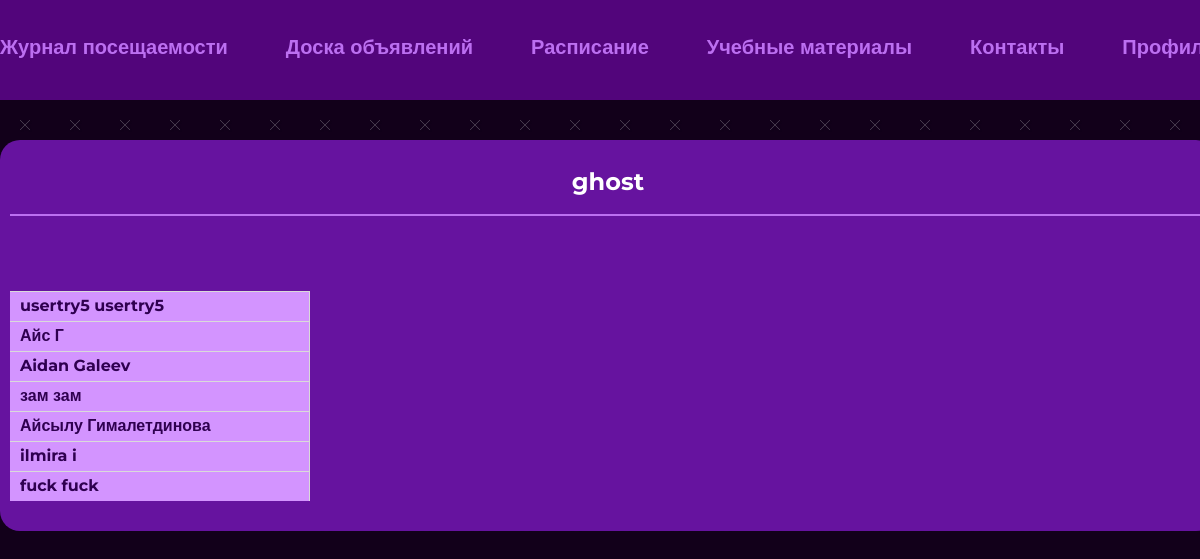
Before: /lesson (signed in) with the older database file.
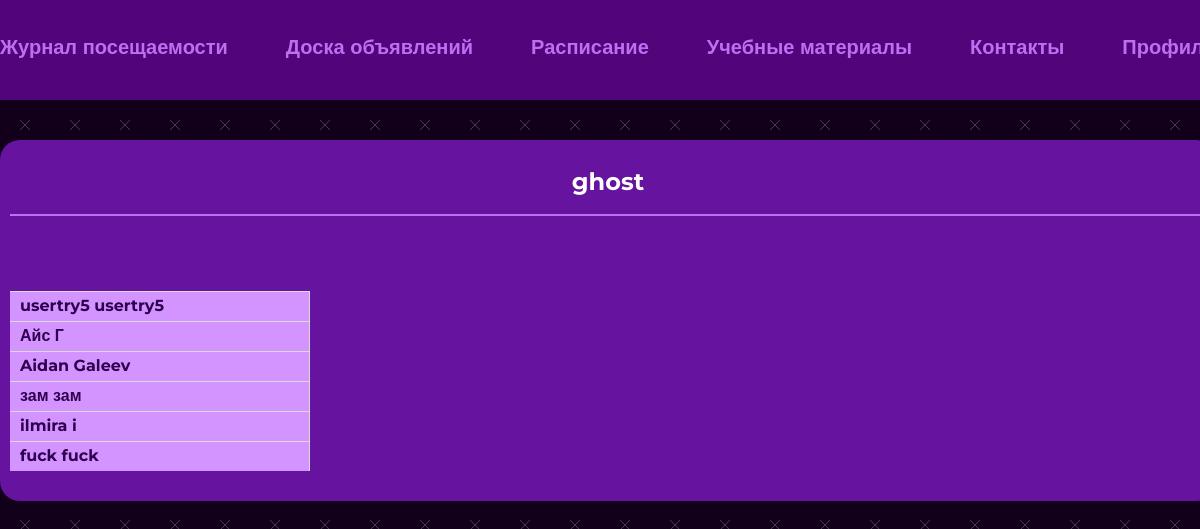
After: the same page with the newer database file.
### main/models.py (models this page shows, shortened)
class Student(models.Model):
    SIMPLE_STUDENT = 0
    STUDENT_WITH_CAPABILITIES = 1
    HEADMAN = 2
    PERMISSION = [
        (SIMPLE_STUDENT, 'Обычный студент'),
        (STUDENT_WITH_CAPABILITIES, 'Студент с дополнительными возможностями'),
        (HEADMAN, 'Староста')
    ]
    IS_APPPROVED = 2
    WAITING = 1
    NOT_APPPROVED = 0
    STATE =[
        (IS_APPPROVED, 'Одобрено'),
        (WAITING, "Ожидание"),
        (NOT_APPPROVED, "Не одобрено")
    ]
    permission = models.SmallIntegerField(choices=PERMISSION, default=SIMPLE_STUDENT)
    room = models.ForeignKey(Room, on_delete=models.CASCADE)
    user = models.OneToOneField(User, on_delete=models.CASCADE)
    state = models.SmallIntegerField(choices=STATE, default=WAITING)

### main/views.py (the view)
# urls.py: path('lesson', views.lesson, name='lesson'),
@login_required()
def lesson(request):
    cur_student = get_student(request)
    cur_lesson = request.session.get('lesson_name')
    group = Student.objects.filter(room=cur_student.room)
    data = AttendanceLog.objects.filter(room=cur_student.room, lesson=cur_lesson)
    dates_iterator = data.values_list('date').iterator()
    dates = set(i for i in dates_iterator)
    list_of_students_by_date = {}
    for i in dates:
        temp = data.filter(date=i[0])
        list_by_status = {}
        for j in temp:
            list_by_status[j.status] = j.students.all()
        list_of_students_by_date[i] = list_by_status
    contex = {
        'perm': get_perm(cur_student.permission),
        'group': group,
        'lesson_name': cur_lesson,
        'data_by_date': list_of_students_by_date
    }
    return render(request, "main/lesson.html", context=contex)

### main/views.py (called while the page is built)
def get_student(request):
    return Student.objects.get(user=request.user)

def get_perm(permission):
    if permission == 0:
        return False
    return True

### main/templates/main/lesson.html (shortened to what this page needs)
{% extends 'main/base.html' %}
{% block content %}
        <div class="container">
          <div class="lesson__container">
            <div class="lesson__box">
              <div class="lesson__title">
                {{ lesson_name }}
              </div>
              <div class="lesson__package">
                <div class="lesson__names">
                  {% for student in group %}
                  <div class="lesson__name">{{ student.user.first_name }} {{ student.user.last_name }}</div>
                  {% endfor %}
                </div>
                <div class="lesson__table">
                </div>
              </div>
            </div>
          </div>
        </div>
{% endblock content%}

Changed rows visible on the page:
no longer on this page (row edited): Student: user.first_name "Айсылу", user.last_name "Гималетдинова"
